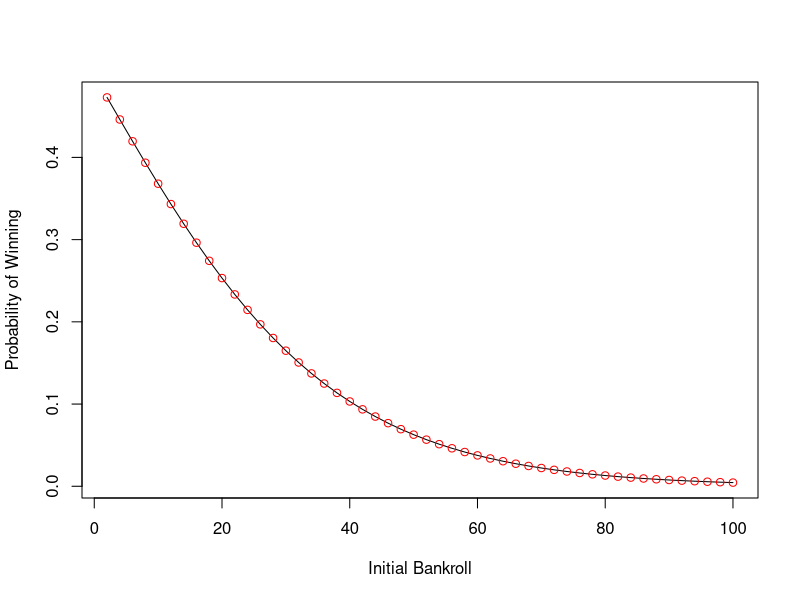

Source code (R): (Note: a time limit stopped this script after it produced the figure.)
## ---- chunk 1
knitr::opts_chunk$set(echo = TRUE)
## ---- chunk 2
set.seed(42)
ntrials=10000
win=0
for (trial in 1:ntrials) {
    # Play until n=100 or n=0
    n=50
    while (T) {
        if (runif(1)<=18/37) {
            n=n+1
        } else {
            n=n-1
        }
        if (n==100) {
            win=win+1
            break
        }
        if (n==0) {
            break
        }
    }
}
print(paste0('Percent wins = ',win/ntrials))
## ---- chunk 3
n=seq(2,100,2)
p=(18/37)^n / ( (18/37)^n + (19/37)^n )
plot(n,p,type='l',xlab='Initial Bankroll',ylab='Probability of Winning')
points(n,p,col='red')
## ---- chunk 4
maxlen=0

t1=Sys.time()
for (m1 in 1:35) {
    for (m2 in (m1+1):35) {
        for (m3 in (m2+1):35) {
            for (m4 in (m3+1):35) {
                for (m5 in (m4+1):35) {
                    for (m6 in (m5+1):35) {
                        for (m7 in (m6+1):35) {
                            for (m8 in (m7+1):35) {
                                x=c(0,36,m1,m2,m3,m4,m5,m6,m7,m8)
                                # print(x)
                                m=length(unique(as.vector(abs(outer(x,x,"-")))))
                                if (m>maxlen) { maxlen=m; bestx=x }
                                if (m==37) {
                                    print(sort(x))
                                }
                            }
                        }
                    }
                }
            }
        }
    }
}
t2=Sys.time()
print(t2-t1)
## ---- chunk 5
foo = function(a,b) {
    return(sin(3*a)+sin(3*b)+sin(3*a+3*b))
}

a=seq(0,pi,length=100)
b=seq(0,pi,length=100)

zzz=outer(a,b,foo)
xxx=outer(a,b,"+")
zzz=ifelse(xxx>pi,NA,zzz)


contour(a,b,zzz,asp=1)
persp(a,b,zzz,phi=30)
